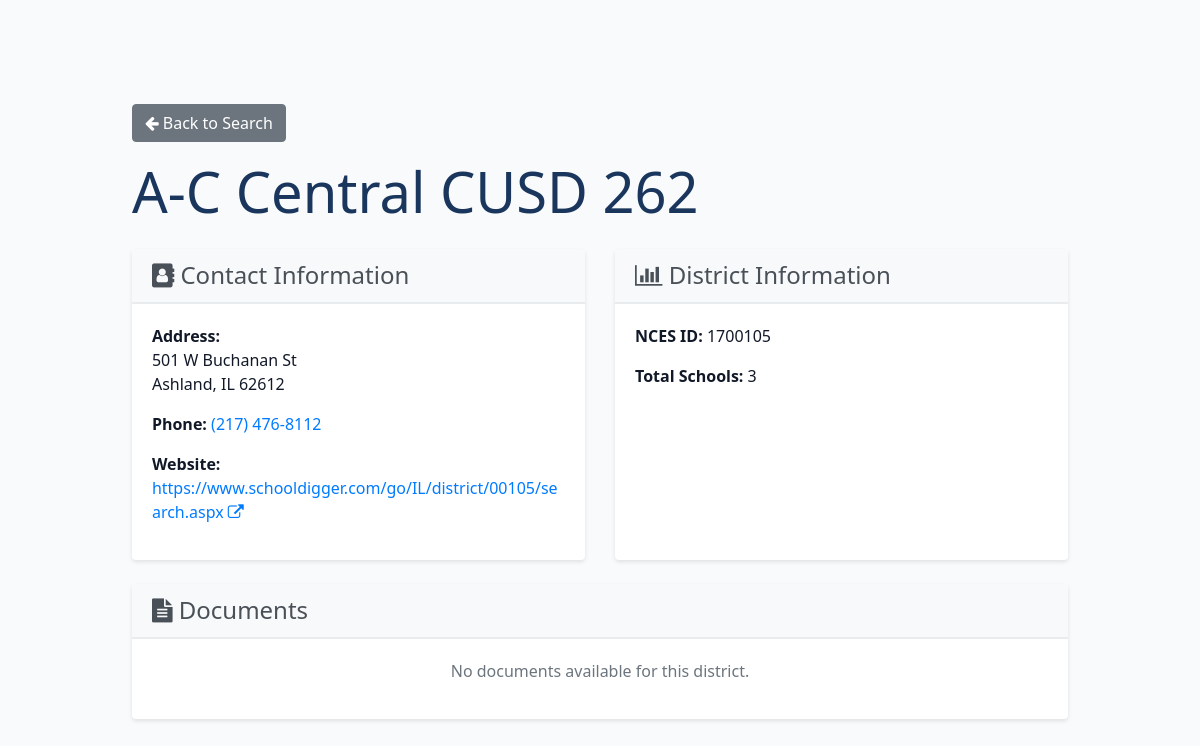
The app's page /district/3 with its own data.
### website/models.py (models this page shows)
class School(db.Model):
    id = db.Column(db.Integer, primary_key=True)
    nces_id = db.Column(db.String(10), unique=True)
    name = db.Column(db.String(150))
    street = db.Column(db.String(50))
    county = db.Column(db.String(150))
    city = db.Column(db.String(150))
    state = db.Column(db.String(150))
    zip_code = db.Column(db.String(10))
    phone_number = db.Column(db.String(20))
    email = db.Column(db.String(150), unique=True)
    website = db.Column(db.String(150))
    numberTotalSchools = db.Column(db.Integer)
    street = db.Column(db.String(150))
    lowGrade = db.Column(db.String(10))
    highGrade = db.Column(db.String(10))
    documents = db.relationship('Document')
    tags = db.relationship('Tag', secondary=school_tag, backref='schools')

### website/views.py (the view)
@views.route('/district/<int:district_id>')
def district_detail(district_id):
    school = School.query.get_or_404(district_id)
    return render_template("district_detail.html", school=school)

### website/templates/district_detail.html (shortened to what this page needs)
{% extends "base.html" %}
{% block content %}
<div class="district-detail">
    <div class="mb-3">
        <a href="{{ url_for('views.home') }}" class="btn btn-secondary">
            <i class="fa fa-arrow-left"></i> Back to Search
        </a>
    </div>
    <div class="district-header mb-4">
        <h1 class="display-4">{{ school.name }}</h1>
    </div>
    <div class="row">
        <div class="col-md-6 mb-4">
            <div class="card h-100">
                <div class="card-header">
                    <h4><i class="fa fa-address-book"></i> Contact Information</h4>
                </div>
                <div class="card-body">
                    {% if school.street %}
                        <p><strong>Address:</strong><br>
                        {{ school.street }}<br>
                        {{ school.city }}, {{ school.state }} {{ school.zip_code }}</p>
                    {% endif %}
                    {% if school.phone_number %}
                        <p><strong>Phone:</strong>
                        <a href="tel:{{ school.phone_number }}">{{ school.phone_number }}</a></p>
                    {% endif %}
                    {% if school.website %}
                        <p><strong>Website:</strong>
                        <a href="{{ school.website }}" target="_blank" rel="noopener">
                            {{ school.website }} <i class="fa fa-external-link"></i>
                        </a></p>
                    {% endif %}
                </div>
            </div>
        </div>
        <div class="col-md-6 mb-4">
            <div class="card h-100">
                <div class="card-header">
                    <h4><i class="fa fa-bar-chart"></i> District Information</h4>
                </div>
                <div class="card-body">
                    {% if school.nces_id %}
                        <p><strong>NCES ID:</strong> {{ school.nces_id }}</p>
                    {% endif %}
                    {% if school.numberTotalSchools %}
                        <p><strong>Total Schools:</strong> {{ school.numberTotalSchools }}</p>
                    {% endif %}
                </div>
            </div>
        </div>
    </div>
    {% if school.documents %}
        <div class="row">
            <div class="col-12">
                <div class="card">
                    <div class="card-header">
                        <h4><i class="fa fa-file-text"></i> Documents</h4>
                    </div>
                    <div class="card-body">
                        <div class="list-group">
                            {% for document in school.documents %}
                                <a href="{{ document.url }}"
                                   class="list-group-item list-group-item-action"
                                   target="_blank" rel="noopener">
                                    <div class="d-flex w-100 justify-content-between">
                                        <h5 class="mb-1">{{ document.title }}</h5>
                                        <small>{{ document.upload_date.strftime('%m/%d/%Y') }}</small>
                                    </div>
                                    <i class="fa fa-external-link"></i>
                                </a>
                            {% endfor %}
                        </div>
                    </div>
                </div>
            </div>
        </div>
    {% else %}
        <div class="row">
            <div class="col-12">
                <div class="card">
                    <div class="card-header">
                        <h4><i class="fa fa-file-text"></i> Documents</h4>
                    </div>
                    <div class="card-body text-center">
                        <p class="text-muted">No documents available for this district.</p>
                    </div>
                </div>
            </div>
        </div>
    {% endif %}
</div>
{% endblock %}

### website/static/style.css (style rules this page uses)
:root { color-scheme: light; }
* { box-sizing: border-box; }
body { margin: 0; font: 16px/1.5 system-ui, -apple-system, Segoe UI, Roboto, sans-serif; background: #f8fafc; color: #111827; }

### website/templates/district_detail.html (style rules this page uses)
.district-detail { max-width: 1000px; margin: 0 auto; }
.district-header h1 { color: #1a365d; margin-bottom: 1rem; }
.card { box-shadow: 0 2px 4px rgba(0,0,0,0.1); border: none; }
.card-header { background-color: #f8f9fa; border-bottom: 2px solid #e9ecef; }
.card-header h4 { margin: 0; color: #495057; }

### records on screen
School: name "A-C Central CUSD 262", street "501 W Buchanan St", city "Ashland", state "IL", zip_code "62612", phone_number "(217) 476-8112", website "https://www.schooldigger.com/go/IL/district/00105/search.aspx", nces_id "1700105", numberTotalSchools "3"
